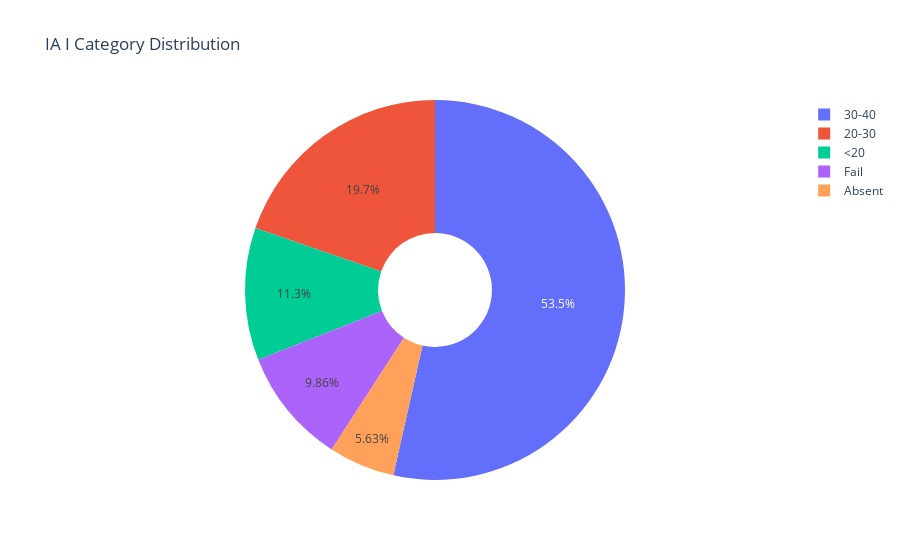
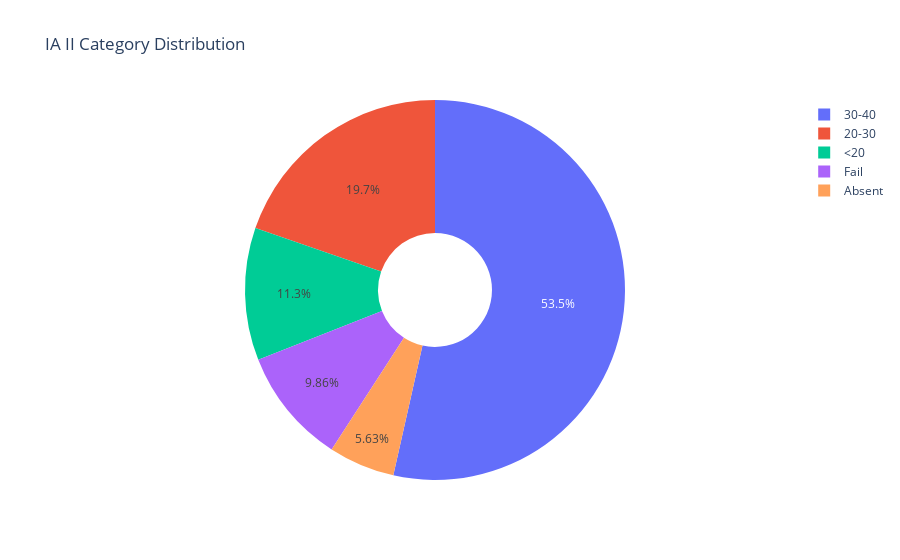

The notebook cell saved with these charts, in order:
### Markdown cell above
# Pie - Charts

### Code cell
import plotly.express as px

# Assuming df has columns for "IA I", "IA II", and "IA III"
ia_columns = ["IA I", "IA II", "IA III"]

for ia_column in ia_columns:
    # Check if the IA column has NaN, empty, or zero values
    if df[ia_column].isnull().all() or (df[ia_column] == 0).all():
        print(f"Skipping {ia_column} as it is Empty/filled with zeros.")
        continue

    # Create a new column indicating the performance category for each IA
    df[f"{ia_column} Category"] = pd.cut(df[ia_column], bins=[-1, 0, 14, 20, 30, 40],
                                         labels=["Absent", "Fail", "<20", "20-30", "30-40"])

    # Create a pie chart for the IA category distribution
    pie_chart = px.pie(df, names=f"{ia_column} Category", title=f"{ia_column} Category Distribution",
                       hole=0.3, labels={'<20': '< 20', '30-40': '30 - 40', '20-30': '20 - 30'})

    pie_chart.show()

### Figure 1 — Plotly figure (JSON) as saved in the notebook; plotly's stock layout.template omitted (floating-point values rounded to 4 significant figures)
{"data": [{"domain": {"x": [0, 1], "y": [0, 1]}, "hole": 0.3, "hovertemplate": "IA I Category=%{label}<extra></extra>", "labels": ["Absent", "30-40", "Fail", "Fail", "20-30", "<20", "20-30", "Fail", "30-40", "20-30", "<20", "30-40", "30-40", "30-40", "20-30", "<20", "<20", "30-40", "20-30", "20-30", "<20", "Absent", "Fail", "20-30", "20-30", "<20", "30-40", "30-40", "30-40", "30-40", "30-40", "30-40", "30-40", "30-40", "20-30", "30-40", "30-40", "30-40", "30-40", "30-40", "30-40", "30-40", "20-30", "20-30", "30-40", "<20", "20-30", "30-40", "30-40", "30-40", "30-40", "30-40", "30-40", "30-40", "30-40", "30-40", "20-30", "30-40", "30-40", "Fail", "20-30", "30-40", "30-40", "30-40", "<20", "Absent", "Absent", "30-40", "30-40", "Fail", "Fail"], "legendgroup": "", "name": "", "showlegend": true, "type": "pie"}], "layout": {"legend": {"tracegroupgap": 0}, "title": {"text": "IA I Category Distribution"}}}

### Figure 2 — Plotly figure (JSON) as saved in the notebook; plotly's stock layout.template omitted (floating-point values rounded to 4 significant figures)
{"data": [{"domain": {"x": [0, 1], "y": [0, 1]}, "hole": 0.3, "hovertemplate": "IA II Category=%{label}<extra></extra>", "labels": ["Absent", "30-40", "Fail", "Fail", "20-30", "<20", "20-30", "Fail", "30-40", "20-30", "<20", "30-40", "30-40", "30-40", "20-30", "<20", "<20", "30-40", "20-30", "20-30", "<20", "Absent", "Fail", "20-30", "20-30", "<20", "30-40", "30-40", "30-40", "30-40", "30-40", "30-40", "30-40", "30-40", "20-30", "30-40", "30-40", "30-40", "30-40", "30-40", "30-40", "30-40", "20-30", "20-30", "30-40", "<20", "20-30", "30-40", "30-40", "30-40", "30-40", "30-40", "30-40", "30-40", "30-40", "30-40", "20-30", "30-40", "30-40", "Fail", "20-30", "30-40", "30-40", "30-40", "<20", "Absent", "Absent", "30-40", "30-40", "Fail", "Fail"], "legendgroup": "", "name": "", "showlegend": true, "type": "pie"}], "layout": {"legend": {"tracegroupgap": 0}, "title": {"text": "IA II Category Distribution"}}}
